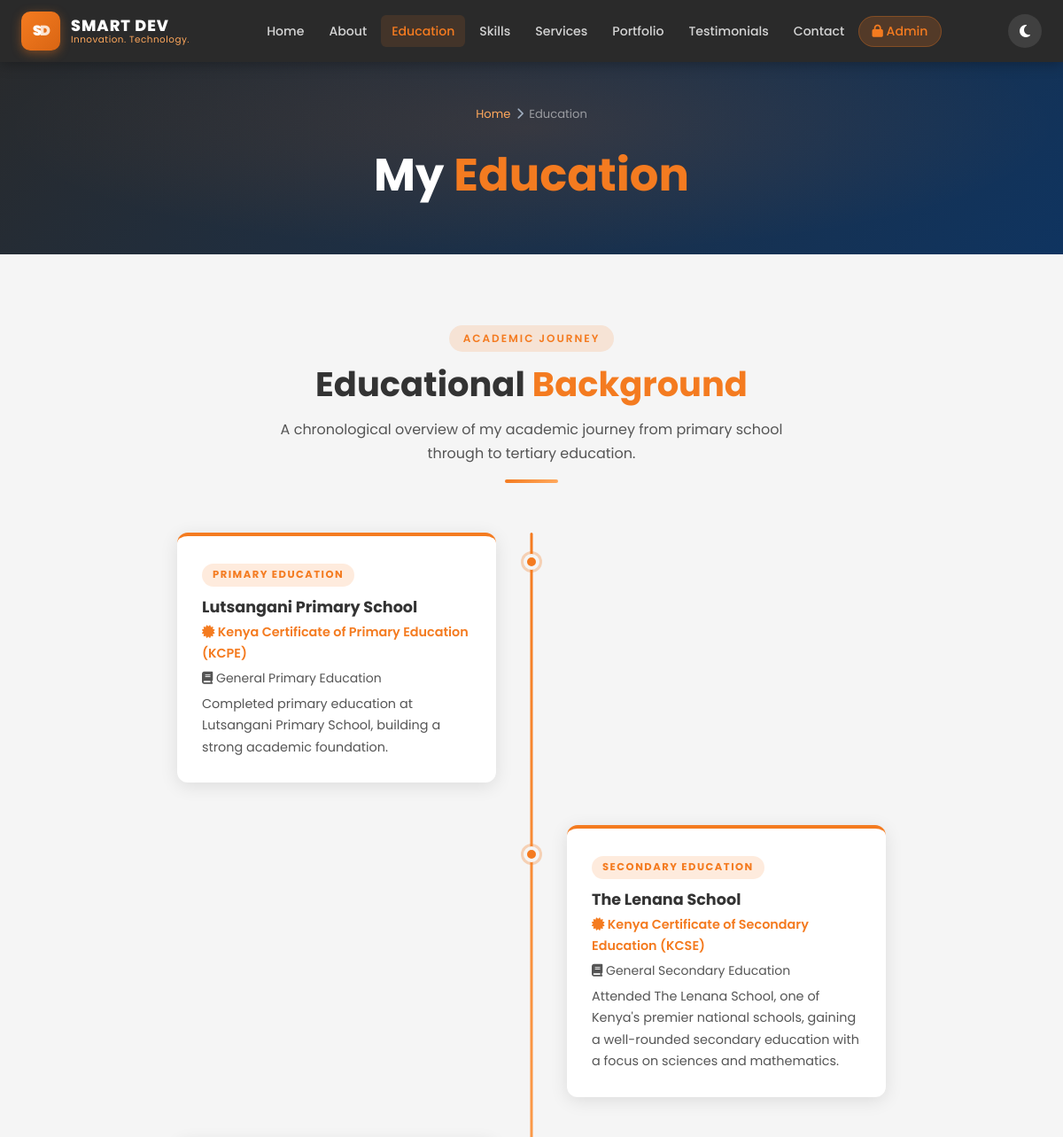
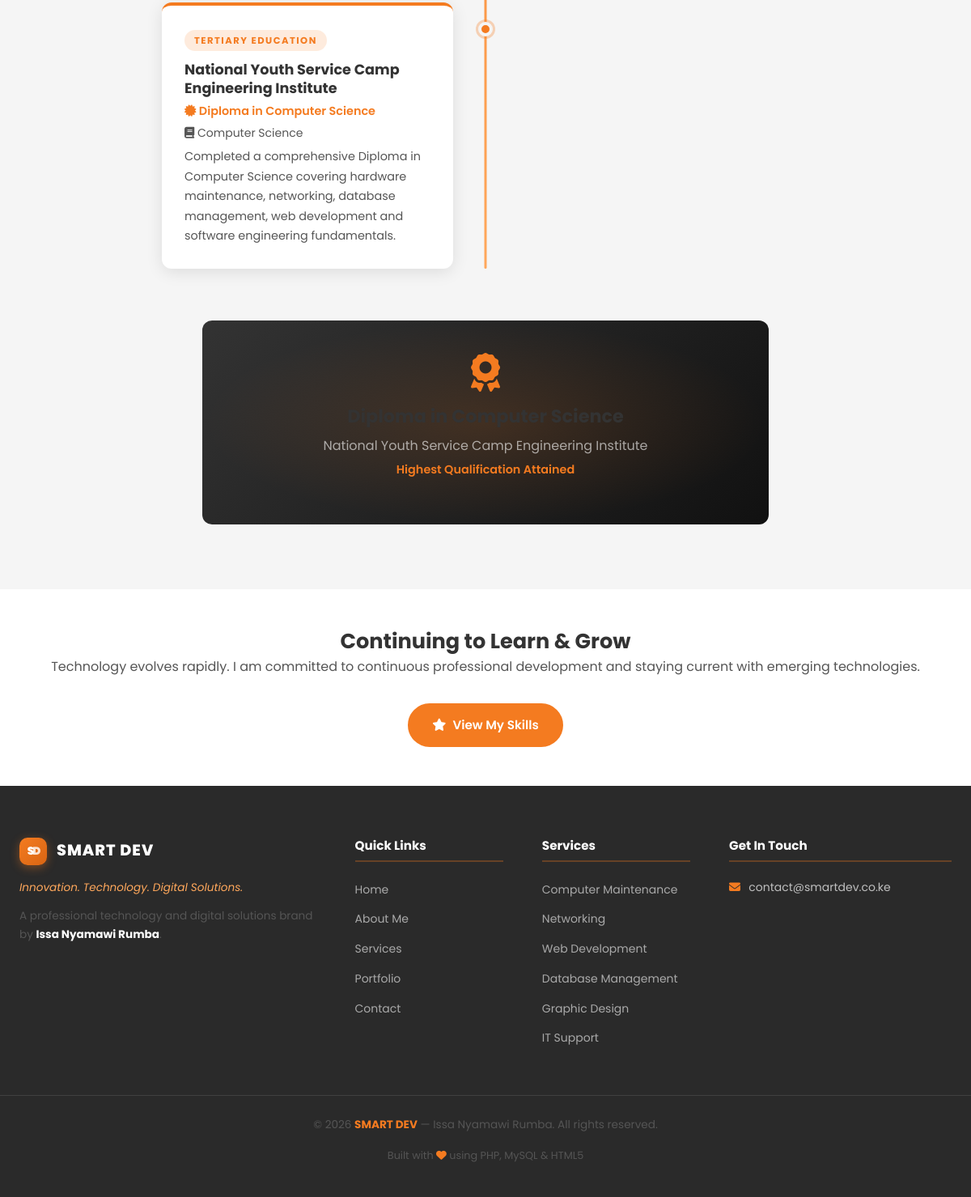
The page /education.php on the database its author committed (2 pictures, top to bottom).
### tables this page shows
CREATE TABLE IF NOT EXISTS `education` (
  `id` INT UNSIGNED NOT NULL AUTO_INCREMENT,
  `level` VARCHAR(50) NOT NULL,
  `institution` VARCHAR(150) NOT NULL,
  `qualification` VARCHAR(255) DEFAULT NULL,
  `field_of_study` VARCHAR(150) DEFAULT NULL,
  `start_year` YEAR DEFAULT NULL,
  `end_year` YEAR DEFAULT NULL,
  `description` TEXT DEFAULT NULL,
  `sort_order` TINYINT UNSIGNED NOT NULL DEFAULT 0,
  `is_visible` TINYINT(1) NOT NULL DEFAULT 1,
  `created_at` DATETIME NOT NULL DEFAULT CURRENT_TIMESTAMP,
  `updated_at` DATETIME NOT NULL DEFAULT CURRENT_TIMESTAMP ON UPDATE CURRENT_TIMESTAMP,
  PRIMARY KEY (`id`)
);

CREATE TABLE IF NOT EXISTS `profile` (
  `id` INT UNSIGNED NOT NULL AUTO_INCREMENT,
  `full_name` VARCHAR(100) NOT NULL DEFAULT 'Issa Nyamawi Rumba',
  `brand_name` VARCHAR(100) NOT NULL DEFAULT 'SMART DEV',
  `tagline` VARCHAR(255) NOT NULL DEFAULT 'Innovation. Technology. Digital Solutions.',
  `headline` VARCHAR(255) NOT NULL DEFAULT 'Empowering Businesses Through Technology, Innovation and Creative Digital Solutions.',
  `short_bio` TEXT DEFAULT NULL,
  `full_bio` TEXT DEFAULT NULL,
  `place_of_birth` VARCHAR(100) DEFAULT 'Kwale, Kinango, Kenya',
  `current_residence` VARCHAR(150) DEFAULT NULL,
  `show_residence` TINYINT(1) NOT NULL DEFAULT 0,
  `profile_photo` VARCHAR(255) DEFAULT NULL,
  `cv_file` VARCHAR(255) DEFAULT NULL,
  `email` VARCHAR(100) DEFAULT NULL,
  `phone` VARCHAR(30) DEFAULT NULL,
  `linkedin_url` VARCHAR(255) DEFAULT NULL,
  `github_url` VARCHAR(255) DEFAULT NULL,
  `facebook_url` VARCHAR(255) DEFAULT NULL,
  `twitter_url` VARCHAR(255) DEFAULT NULL,
  `whatsapp_number` VARCHAR(30) DEFAULT NULL,
  `meta_description` TEXT DEFAULT NULL,
  `created_at` DATETIME NOT NULL DEFAULT CURRENT_TIMESTAMP,
  `updated_at` DATETIME NOT NULL DEFAULT CURRENT_TIMESTAMP ON UPDATE CURRENT_TIMESTAMP,
  PRIMARY KEY (`id`)
);

### includes/functions.php (called while the page is built, shortened)
<?php
function e(string $value): string {
    return htmlspecialchars($value, ENT_QUOTES | ENT_SUBSTITUTE, 'UTF-8');
}
function getProfile(): array {
    static $profile = null;
    if ($profile === null) {
        $db = getDB();
        $stmt = $db->query('SELECT * FROM profile LIMIT 1');
        $profile = $stmt->fetch() ?: [];
    }
    return $profile;
}
function currentPage(): string {
    return pathinfo($_SERVER['PHP_SELF'], PATHINFO_FILENAME);
}
function navActive(string $page): string {
    return currentPage() === $page ? 'active' : '';
}

### education.php (the view, shortened to what this page needs)
<?php
$db = getDB();
$educations = $db->query('SELECT * FROM education WHERE is_visible = 1 ORDER BY sort_order ASC')->fetchAll();
include __DIR__ . '/includes/header.php';
?>
<section class="page-hero">
    <div class="page-hero-content container">
        <nav class="breadcrumb">
            <a href="index.php">Home</a>
            <span class="breadcrumb-sep"><i class="fas fa-chevron-right"></i></span>
            <span>Education</span>
        </nav>
        <h1>My <span style="color: var(--orange)">Education</span></h1>
    </div>
</section>
<section>
    <div class="container">
        <div class="section-header">
            <span class="badge">Academic Journey</span>
            <h2>Educational <span>Background</span></h2>
            <p>A chronological overview of my academic journey from primary school through to tertiary education.</p>
            <div class="divider"></div>
        </div>
        <?php if ($educations): ?>
        <div class="timeline">
            <?php foreach ($educations as $i => $edu): ?>
            <div class="timeline-item">
                <div class="timeline-dot"></div>
                <div class="timeline-card">
                    <span class="timeline-level"><?= e($edu['level']) ?> Education</span>
                    <h3><?= e($edu['institution']) ?></h3>
                    <?php if (!empty($edu['qualification'])): ?>
                    <p class="qualification"><i class="fas fa-certificate"></i> <?= e($edu['qualification']) ?></p>
                    <?php endif; ?>
                    <?php if (!empty($edu['field_of_study'])): ?>
                    <p style="color: var(--grey-mid); font-size: 0.875rem; margin-bottom: 0.25rem;">
                        <i class="fas fa-book"></i> <?= e($edu['field_of_study']) ?>
                    </p>
                    <?php endif; ?>
                    <?php if (!empty($edu['description'])): ?>
                    <p><?= e($edu['description']) ?></p>
                    <?php endif; ?>
                </div>
            </div>
            <?php endforeach; ?>
        </div>
        <?php endif; ?>
        <div style="max-width: 700px; margin: 4rem auto 0; background: linear-gradient(135deg, var(--charcoal), #111); border-radius: var(--radius); padding: 2.5rem; text-align: center; color: #fff; position: relative; overflow: hidden;">
            <div style="position: absolute; inset: 0; background: radial-gradient(ellipse at center, rgba(244,123,32,0.15) 0%, transparent 70%);"></div>
            <div style="position: relative; z-index: 1;">
                <i class="fas fa-award" style="font-size: 3rem; color: var(--orange); display: block; margin-bottom: 1rem;"></i>
                <h3 style="font-size: 1.4rem; margin-bottom: 0.5rem;">Diploma in Computer Science</h3>
                <p style="color: rgba(255,255,255,0.6); margin-bottom: 0.25rem;">National Youth Service Camp Engineering Institute</p>
                <p style="color: var(--orange); font-weight: 600; font-size: 0.9rem;">Highest Qualification Attained</p>
            </div>
        </div>
    </div>
</section>
<section style="background: #fff; padding: 3rem 0;">
    <div class="container" style="text-align: center;">
        <h3>Continuing to Learn &amp; Grow</h3>
        <p>Technology evolves rapidly. I am committed to continuous professional development and staying current with emerging technologies.</p>
        <a href="skills.php" class="btn btn-primary" style="margin-top: 1rem;">
            <i class="fas fa-star"></i> View My Skills
        </a>
    </div>
</section>
<?php include __DIR__ . '/includes/footer.php'; ?>

### includes/header.php (shortened to what this page needs)
<?php
$profile = getProfile();
$currentPage     = currentPage();
?>
<!DOCTYPE html>
<html lang="en" data-theme="light">
<head>
    <link rel="stylesheet" href="https://cdnjs.cloudflare.com/ajax/libs/font-awesome/6.5.1/css/all.min.css">
    <link rel="stylesheet" href="<?= BASE_URL ?>/assets/css/style.css">
</head>
<body>
<nav class="navbar" id="navbar">
    <div class="nav-container">
        <a href="<?= BASE_URL ?>/index.php" class="nav-logo" aria-label="SMART DEV Home">
            <div class="logo-icon">
                <span class="logo-s">S</span><span class="logo-d">D</span>
            </div>
            <div class="logo-text">
                <span class="brand-name">SMART DEV</span>
                <span class="brand-tagline">Innovation. Technology.</span>
            </div>
        </a>
        <ul class="nav-links" id="navLinks">
            <li><a href="<?= BASE_URL ?>/index.php" class="<?= navActive('index') ?>">Home</a></li>
            <li><a href="<?= BASE_URL ?>/about.php" class="<?= navActive('about') ?>">About</a></li>
            <li><a href="<?= BASE_URL ?>/education.php" class="<?= navActive('education') ?>">Education</a></li>
            <li><a href="<?= BASE_URL ?>/skills.php" class="<?= navActive('skills') ?>">Skills</a></li>
            <li><a href="<?= BASE_URL ?>/services.php" class="<?= navActive('services') ?>">Services</a></li>
            <li><a href="<?= BASE_URL ?>/portfolio.php" class="<?= navActive('portfolio') ?>">Portfolio</a></li>
            <li><a href="<?= BASE_URL ?>/testimonials.php" class="<?= navActive('testimonials') ?>">Testimonials</a></li>
            <li><a href="<?= BASE_URL ?>/contact.php" class="<?= navActive('contact') ?>">Contact</a></li>
            <li><a href="<?= BASE_URL ?>/admin/login.php" class="nav-admin-btn <?= (strpos($currentPage, 'admin') !== false || $currentPage === 'login') ? 'active' : '' ?>"><i class="fas fa-lock"></i> Admin</a></li>
        </ul>
        <div class="nav-controls">
            <button class="theme-toggle" id="themeToggle" aria-label="Toggle dark mode" title="Toggle dark/light mode">
                <i class="fas fa-moon" id="themeIcon"></i>
            </button>
        </div>
    </div>
</nav>
<main>

### includes/footer.php (shortened to what this page needs)
<?php
$profile = getProfile();
?>
</main>
<footer class="site-footer">
    <div class="footer-container">
        <div class="footer-brand">
            <div class="footer-logo">
                <div class="logo-icon small">
                    <span class="logo-s">S</span><span class="logo-d">D</span>
                </div>
                <span class="brand-name">SMART DEV</span>
            </div>
            <p class="footer-tagline"><?= e($profile['tagline'] ?? 'Innovation. Technology. Digital Solutions.') ?></p>
            <p class="footer-desc">A professional technology and digital solutions brand by <strong><?= e($profile['full_name'] ?? 'Issa Nyamawi Rumba') ?></strong>.</p>
        </div>
        <div class="footer-links">
            <h4>Quick Links</h4>
            <ul>
                <li><a href="<?= BASE_URL ?>/index.php">Home</a></li>
                <li><a href="<?= BASE_URL ?>/about.php">About Me</a></li>
                <li><a href="<?= BASE_URL ?>/services.php">Services</a></li>
                <li><a href="<?= BASE_URL ?>/portfolio.php">Portfolio</a></li>
                <li><a href="<?= BASE_URL ?>/contact.php">Contact</a></li>
            </ul>
        </div>
        <div class="footer-links">
            <h4>Services</h4>
            <ul>
                <li><a href="<?= BASE_URL ?>/services.php">Computer Maintenance</a></li>
                <li><a href="<?= BASE_URL ?>/services.php">Networking</a></li>
                <li><a href="<?= BASE_URL ?>/services.php">Web Development</a></li>
                <li><a href="<?= BASE_URL ?>/services.php">Database Management</a></li>
                <li><a href="<?= BASE_URL ?>/services.php">Graphic Design</a></li>
                <li><a href="<?= BASE_URL ?>/services.php">IT Support</a></li>
            </ul>
        </div>
        <div class="footer-contact">
            <h4>Get In Touch</h4>
            <?php if (!empty($profile['email'])): ?>
            <p><i class="fas fa-envelope"></i> <a href="mailto:<?= e($profile['email']) ?>"><?= e($profile['email']) ?></a></p>
            <?php endif; ?>
        </div>
    </div>
    <div class="footer-bottom">
        <p>&copy; <?= date('Y') ?> <strong>SMART DEV</strong> &mdash; <?= e($profile['full_name'] ?? 'Issa Nyamawi Rumba') ?>. All rights reserved.</p>
        <p class="footer-stack">Built with <i class="fas fa-heart" style="color:#F47B20"></i> using PHP, MySQL &amp; HTML5</p>
    </div>
</footer>
</body>
</html>

### rows shown on the page
education: level "PRIMARY", institution "Lutsangani Primary School", qualification "Kenya Certificate of Primary Education (KCPE)", field_of_study "General Primary Education", description "Completed primary education at Lutsangani Primary School, building a strong academic foundation."
education: level "SECONDARY", institution "The Lenana School", qualification "Kenya Certificate of Secondary Education (KCSE)", field_of_study "General Secondary Education", description "Attended The Lenana School, one of Kenya's premier national schools, gaining a well-rounded secondary education with a focus on sciences and mathematics."
education: level "TERTIARY", institution "National Youth Service Camp Engineering Institute", qualification "Diploma in Computer Science", field_of_study "Computer Science", description "Completed a comprehensive Diploma in Computer Science covering hardware maintenance, networking, database management, web development and software engineering fundamentals."
profile: tagline "Innovation. Technology. Digital Solutions.", full_name "Issa Nyamawi Rumba", email "contact@smartdev.co.ke"
